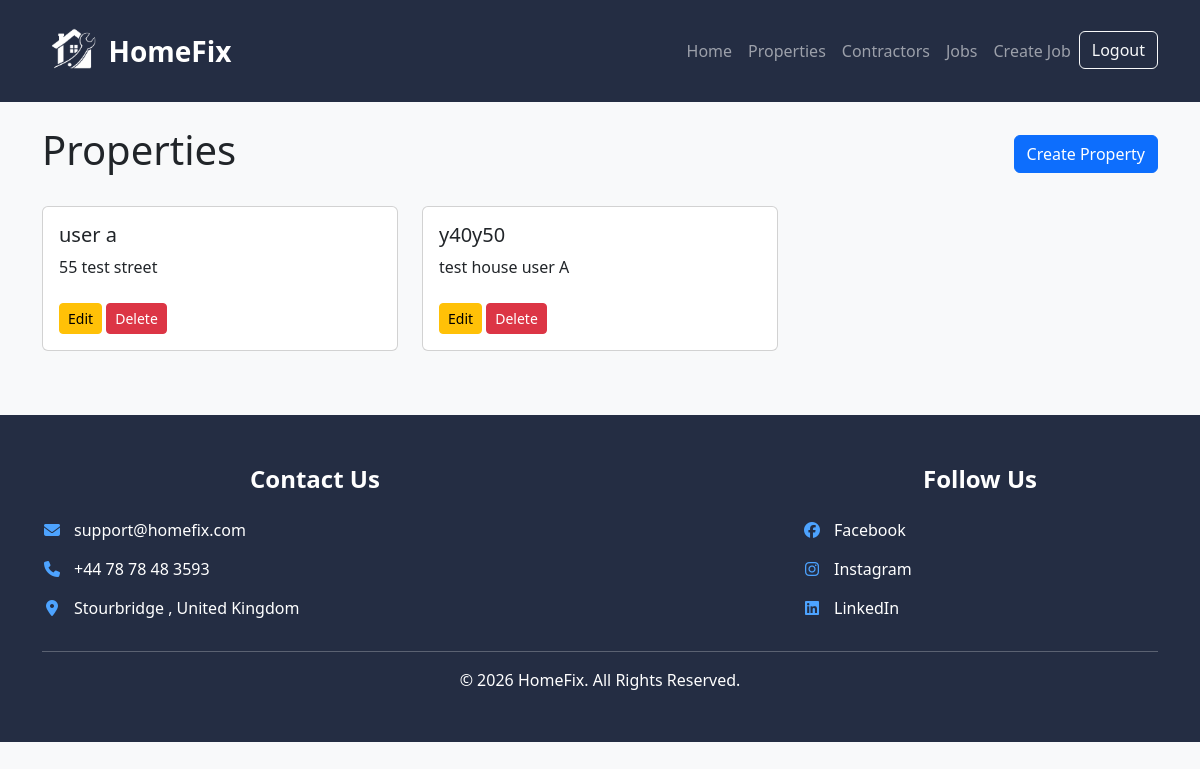
The page /properties/ (signed in) on the database as committed earlier.
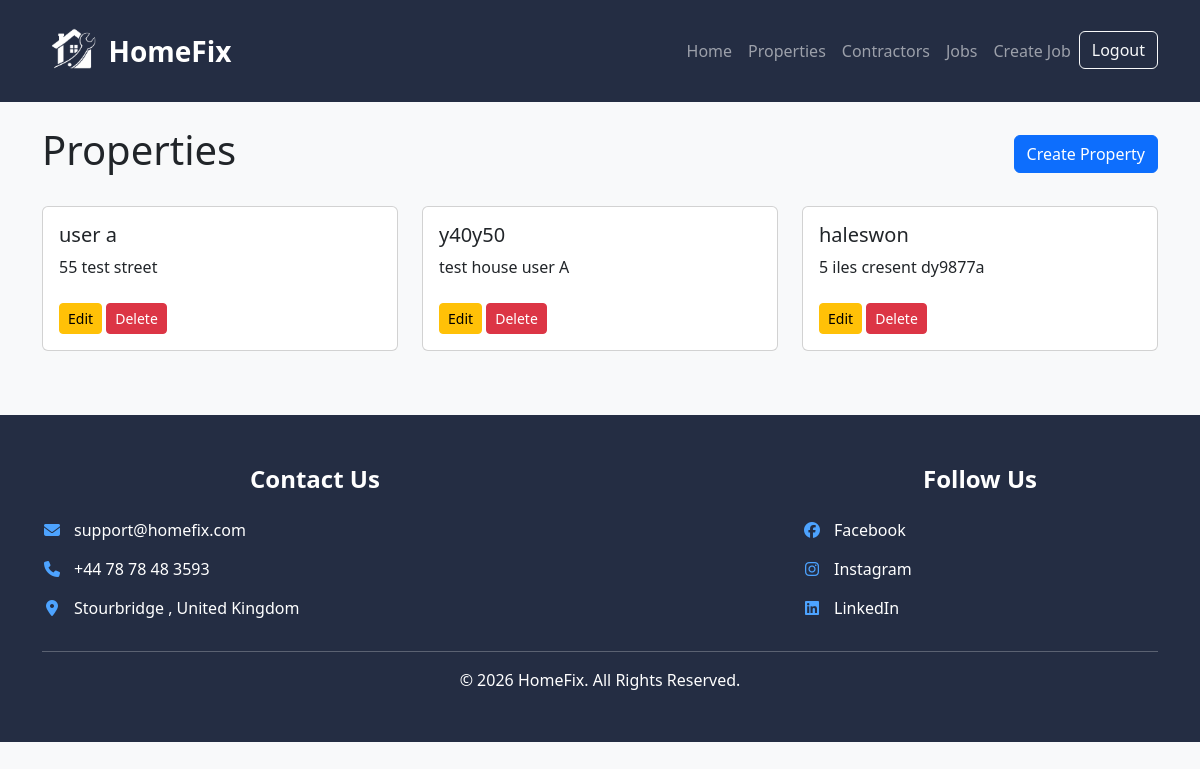
The same page on the database as committed later.
### maintenance/models.py (models this page shows, shortened)
class Property(models.Model):
    PROPERTY_TYPES = [
        ('house', 'House'),
        ('flat', 'Flat'),
        ('bungalow', 'Bungalow'),
        ('other', 'Other'),
    ]
    user = models.ForeignKey(
        User,
        on_delete=models.CASCADE,
        null=True,
        blank=True
    )
    name = models.CharField(max_length=100)
    address = models.TextField()
    property_type = models.CharField(
        max_length=20,
        choices=PROPERTY_TYPES
    )
    created_at = models.DateTimeField(auto_now_add=True)

### maintenance/views.py (the view)
# urls.py: path('properties/', views.property_list, name='property_list'),
@login_required
def property_list(request):
    properties = Property.objects.filter(
        user=request.user
    )
    return render(
        request,
        'maintenance/property_list.html',
        {'properties': properties}
    )

### maintenance/templates/maintenance/property_list.html
{% extends 'maintenance/base.html' %}
{% block content %}
<div class="d-flex justify-content-between align-items-center mb-4">
    <h1>Properties</h1>
    <a href="{% url 'create_property' %}" class="btn btn-primary">
        Create Property
    </a>
</div>
<div class="row">
    {% for property in properties %}
    <div class="col-md-4 mb-3">
        <div class="card">
            <div class="card-body">
                <h5 class="card-title">
                    {{ property.name }}
                </h5>
                <p class="card-text">
                    {{ property.address }}
                </p>
                <a href="/properties/edit/{{ property.id }}/" class="btn btn-warning btn-sm mt-2">
                    Edit
                </a>
                <a href="/properties/delete/{{ property.id }}/" class="btn btn-danger btn-sm mt-2">
                    Delete
                </a>
            </div>
        </div>
    </div>
    {% endfor %}
</div>
{% endblock %}

Rows that differ between the two databases and show on the page:
added Property: name "haleswon", address "5 iles cresent dy9877a"
